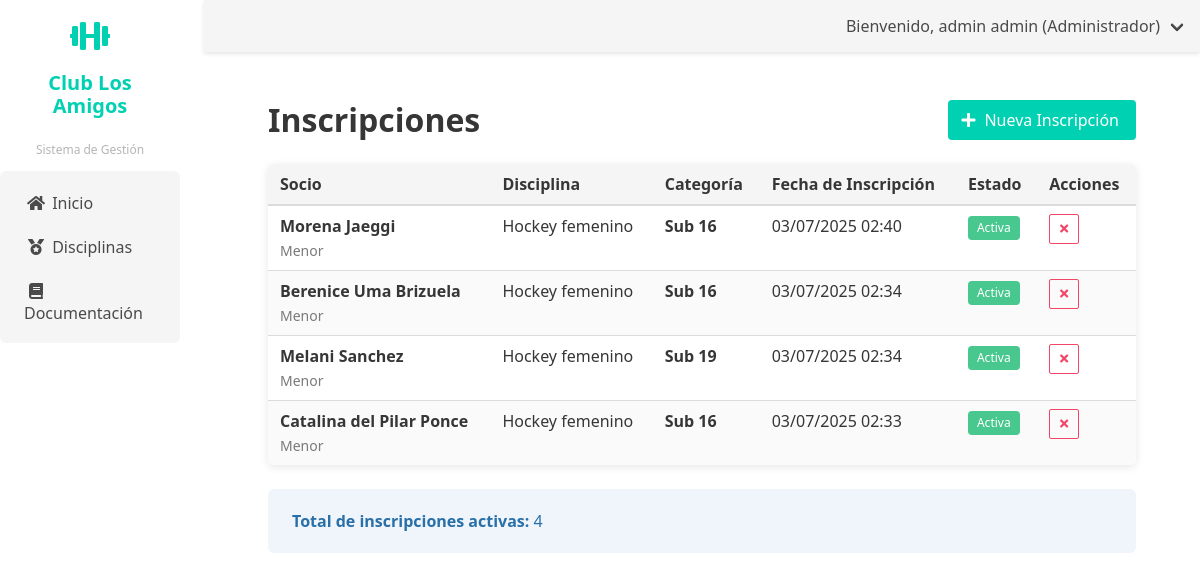
Screenshot of /disciplinas/inscripciones/ (signed in) with the database file from the repository.
### disciplinas/models.py (models this page shows, shortened)
class Inscripcion(models.Model):
    socio = models.ForeignKey(Socio, on_delete=models.CASCADE, related_name='inscripciones')
    categoria = models.ForeignKey(Categoria, on_delete=models.CASCADE, related_name='inscritos')
    fecha_inscripcion = models.DateTimeField(auto_now_add=True)
    activa = models.BooleanField(default=True)
    class Meta:
        unique_together = ('socio', 'categoria')

class Categoria(models.Model):
    disciplina = models.ForeignKey(Disciplina, on_delete=models.CASCADE, related_name='categorias')
    nombre = models.CharField(max_length=100)
    profesores = models.ManyToManyField(PerfilUsuario, related_name='categorias')
    horario = models.ForeignKey(Horario, on_delete=models.PROTECT)
    cupo_maximo = models.IntegerField()
    especialidad = models.CharField(max_length=100, blank=True)

class Disciplina(models.Model):
    nombre = models.CharField(max_length=100)
    descripcion = models.TextField(blank=True)
    coordinador = models.ForeignKey(PerfilUsuario, on_delete=models.PROTECT, related_name='disciplinas_coordinadas')
    lugar = models.CharField(max_length=100)
    costo_mensual = models.DecimalField(max_digits=10, decimal_places=2)
    fecha_creacion = models.DateTimeField(auto_now_add=True)
    activa = models.BooleanField(default=True)

### socios/models.py (models this page shows, shortened)
class Socio(models.Model):
    perfil_usuario = models.OneToOneField(PerfilUsuario, on_delete=models.CASCADE, related_name='socio', null=True, blank=True)
    tipo_socio = models.ForeignKey(TipoSocio, on_delete=models.PROTECT)
    fecha_afiliacion = models.DateField()
    observaciones = models.TextField(blank=True, null=True)
    fecha_registro = models.DateTimeField(auto_now_add=True)
    fecha_actualizacion = models.DateTimeField(auto_now=True)
    class Meta:
        verbose_name = 'Socio'
        verbose_name_plural = 'Socios'
        ordering = ['-fecha_registro']

class TipoSocio(models.Model):
    TIPO_SOCIO_CHOICES = [
        ('ACTIVO', 'Activo'),
        ('ADHERENTE', 'Adherente'),
        ('INFANTIL', 'Infantil'),
        ('HONORARIO', 'Honorario'),
    ]
    nombre = models.CharField(max_length=10, choices=TIPO_SOCIO_CHOICES, unique=True)
    descripcion = models.TextField(blank=True, null=True)
    class Meta:
        verbose_name = 'Tipo de Socio'
        verbose_name_plural = 'Tipos de Socios'
        default_manager_name = 'objects'
    def __str__(self):
        return self.nombre

### usuarios/models.py (models this page shows, shortened)
class PerfilUsuario(models.Model):
    TIPO_DOCUMENTO_CHOICES = [
        ('DNI', 'DNI'),
        ('CE', 'Carné de Extranjería'),
        ('PAS', 'Pasaporte'),
    ]
    ESTADO_SOCIO_CHOICES = [
        ('ACTIVO', 'Activo'),
        ('INACTIVO', 'Inactivo'),
        ('SUSPENDIDO', 'Suspendido'),
        ('PENDIENTE', 'Pendiente de Aprobación'),
        ('RETIRADO', 'Retirado'),
    ]
    usuario = models.OneToOneField(User, on_delete=models.CASCADE, related_name='perfil')
    tipo_documento = models.CharField(max_length=3, choices=TIPO_DOCUMENTO_CHOICES, default='DNI')
    numero_documento = models.CharField(max_length=20, unique=True)
    telefono = models.CharField(max_length=15, blank=True, null=True)
    direccion = models.TextField(blank=True, null=True)
    fecha_nacimiento = models.DateField(blank=True, null=True)
    estado_socio = models.CharField(max_length=10, choices=ESTADO_SOCIO_CHOICES, default='ACTIVO',
                                   verbose_name='Estado como Socio')
    fecha_registro = models.DateTimeField(auto_now_add=True)
    fecha_actualizacion = models.DateTimeField(auto_now=True)
    class Meta:
        verbose_name = 'Perfil de Usuario'
        verbose_name_plural = 'Perfiles de Usuario'

### disciplinas/views.py (the view)
# urls.py: path('inscripciones/', views.lista_inscripciones, name='lista_inscripciones'),
@login_required
@user_passes_test(is_admin_or_coordinador)
def lista_inscripciones(request):
    inscripciones = Inscripcion.objects.filter(activa=True).select_related(
        'socio__perfil_usuario__usuario',
        'categoria__disciplina'
    ).order_by('-fecha_inscripcion')
    return render(request, 'disciplinas/lista_inscripciones.html', {
        'inscripciones': inscripciones
    })

### disciplinas/views.py (called while the page is built)
def is_admin_or_coordinador(user):
    return user.groups.filter(name__in=['Administrador', 'Coordinador']).exists()

### usuarios/context_processors.py (called while the page is built)
def user_role_context(request):
    if request.user.is_authenticated:
        user_groups = request.user.groups.all()
        if user_groups.filter(name='Coordinador').exists():
            user_role = 'Coordinador'
        elif user_groups.filter(name='Tesoreria').exists():
            user_role = 'Tesoreria'
        elif user_groups.filter(name='Comision').exists():
            user_role = 'Comision'
        elif user_groups.filter(name='Administrador').exists():
            user_role = 'Administrador'
        else:
            user_role = 'Default'
    else:
        user_role = 'Default'
    return {
        'user_role': user_role
    }

### disciplinas/templates/disciplinas/lista_inscripciones.html (shortened to what this page needs)
{% extends 'usuarios/base_coordinador.html' %}
{% load static %}
{% load humanize %}
{% block content %}
<div class="container">
    <div class="level">
        <div class="level-left">
            <div class="level-item">
                <h1 class="title">Inscripciones</h1>
            </div>
        </div>
        <div class="level-right">
            <div class="level-item">
                <a href="{% url 'disciplinas:nueva_inscripcion' %}" class="button is-primary">
                    <span class="icon">
                        <i class="fas fa-plus"></i>
                    </span>
                    <span>Nueva Inscripción</span>
                </a>
            </div>
        </div>
    </div>
    {% if inscripciones %}
        <div class="table-container">
            <table class="table is-fullwidth is-striped is-hoverable">
                <thead>
                    <tr>
                        <th>Socio</th>
                        <th>Disciplina</th>
                        <th>Categoría</th>
                        <th>Fecha de Inscripción</th>
                        <th>Estado</th>
                        <th>Acciones</th>
                    </tr>
                </thead>
                <tbody>
                    {% for inscripcion in inscripciones %}
                        <tr>
                            <td>
                                <div>
                                    <strong>{{ inscripcion.socio.perfil_usuario.usuario.get_full_name }}</strong>
                                    <br>
                                    <small class="has-text-grey">{{ inscripcion.socio.tipo_socio }}</small>
                                </div>
                            </td>
                            <td>{{ inscripcion.categoria.disciplina.nombre }}</td>
                            <td>
                                <div>
                                    <strong>{{ inscripcion.categoria.nombre }}</strong>
                                </div>
                            </td>
                            <td>{{ inscripcion.fecha_inscripcion|date:"d/m/Y H:i" }}</td>
                            <td>
                                {% if inscripcion.activa %}
                                    <span class="tag is-success">Activa</span>
                                {% else %}
                                    <span class="tag is-danger">Cancelada</span>
                                {% endif %}
                            </td>
                            <td>
                                {% if inscripcion.activa %}
                                    <div class="buttons are-small">
                                        <a href="{% url 'disciplinas:cancelar_inscripcion_admin' inscripcion.pk %}"
                                           class="button is-danger is-outlined"
                                           title="Cancelar inscripción">
                                            <span class="icon">
                                                <i class="fas fa-times"></i>
                                            </span>
                                        </a>
                                    </div>
                                {% else %}
                                    <span class="has-text-grey">Sin acciones</span>
                                {% endif %}
                            </td>
                        </tr>
                    {% endfor %}
                </tbody>
            </table>
        </div>
        <div class="notification is-info is-light">
            <p><strong>Total de inscripciones activas:</strong> {{ inscripciones.count }}</p>
        </div>
    {% else %}
        <div class="notification is-warning is-light">
            <p>No hay inscripciones registradas.</p>
        </div>
    {% endif %}
</div>
{% endblock %}

### templates/base.html (shortened to what this page needs)
{% load static %}
<!DOCTYPE html>
<html lang="es">
<head>
    <link rel="stylesheet" href="https://cdn.jsdelivr.net/npm/bulma@0.9.3/css/bulma.min.css">
    <link rel="stylesheet" href="https://cdnjs.cloudflare.com/ajax/libs/font-awesome/5.15.3/css/all.min.css">
    <link rel="stylesheet" href="{% static 'css/custom.css' %}">
</head>
<body>
    <div class="columns is-fullheight">
        <div class="column is-2 is-sidebar-menu">
            {% block sidebar_menu %}{% endblock %}
        </div>
        <div class="column">
            <nav class="navbar is-light" role="navigation" aria-label="main navigation">
                <div class="navbar-menu">
                    <div class="navbar-end">
                        {% if request.user.is_authenticated %}
                            <div class="navbar-item has-dropdown is-hoverable">
                                <a class="navbar-link">
                                    Bienvenido, {{ request.user.get_full_name }} ({{ request.user.groups.first.name }})
                                </a>
                            </div>
                        {% else %}
                            <div class="navbar-item">
                                <a class="button is-primary" href="{% url 'usuarios:login' %}">
                                    Iniciar sesión
                                </a>
                            </div>
                        {% endif %}
                    </div>
                </div>
            </nav>
            <div class="section">
                {% block content %}{% endblock %}
            </div>
        </div>
    </div>
</body>
</html>

### static/css/custom.css (style rules this page uses)
body { font-family: 'Segoe UI', Tahoma, Geneva, Verdana, sans-serif; }
.table-container { border-radius: 6px; overflow: hidden; box-shadow: 0 2px 8px rgba(0,0,0,0.1); }
.table th { background-color: #f5f5f5; font-weight: 600; color: #363636; }
.button { transition: all 0.2s ease; }
.notification { border-radius: 6px; margin-bottom: 1rem; }
.tag.is-success { background-color: #48c774; color: white; }
.navbar { box-shadow: 0 2px 4px rgba(0,0,0,0.1); }
.icon { display: inline-flex; align-items: center; justify-content: center; }
.buttons.are-small .button { margin-right: 0.25rem; }
a { color: #3273dc; text-decoration: none; }
.container { max-width: 1200px; margin: 0 auto; padding: 0 1rem; }
.buttons .button { margin-right: 0.5rem; margin-bottom: 0.5rem; }

### rows the page displays
Inscripcion: socio.perfil_usuario.usuario.get_full_name "Morena Jaeggi", socio.tipo_socio "Menor", categoria.disciplina.nombre "Hockey femenino", categoria.nombre "Sub 16", fecha_inscripcion "03/07/2025 02:40", activa "Activa"
Inscripcion: socio.perfil_usuario.usuario.get_full_name "Berenice Uma Brizuela", socio.tipo_socio "Menor", categoria.disciplina.nombre "Hockey femenino", categoria.nombre "Sub 16", fecha_inscripcion "03/07/2025 02:34", activa "Activa"
Inscripcion: socio.perfil_usuario.usuario.get_full_name "Melani Sanchez", socio.tipo_socio "Menor", categoria.disciplina.nombre "Hockey femenino", categoria.nombre "Sub 19", fecha_inscripcion "03/07/2025 02:34", activa "Activa"
Inscripcion: socio.perfil_usuario.usuario.get_full_name "Catalina del Pilar Ponce", socio.tipo_socio "Menor", categoria.disciplina.nombre "Hockey femenino", categoria.nombre "Sub 16", fecha_inscripcion "03/07/2025 02:33", activa "Activa"

### other values shown
{{ request.user.get_full_name }} "admin admin"
{{ request.user.groups.first.name }} "Administrador"
{{ inscripciones.count }} "4"
